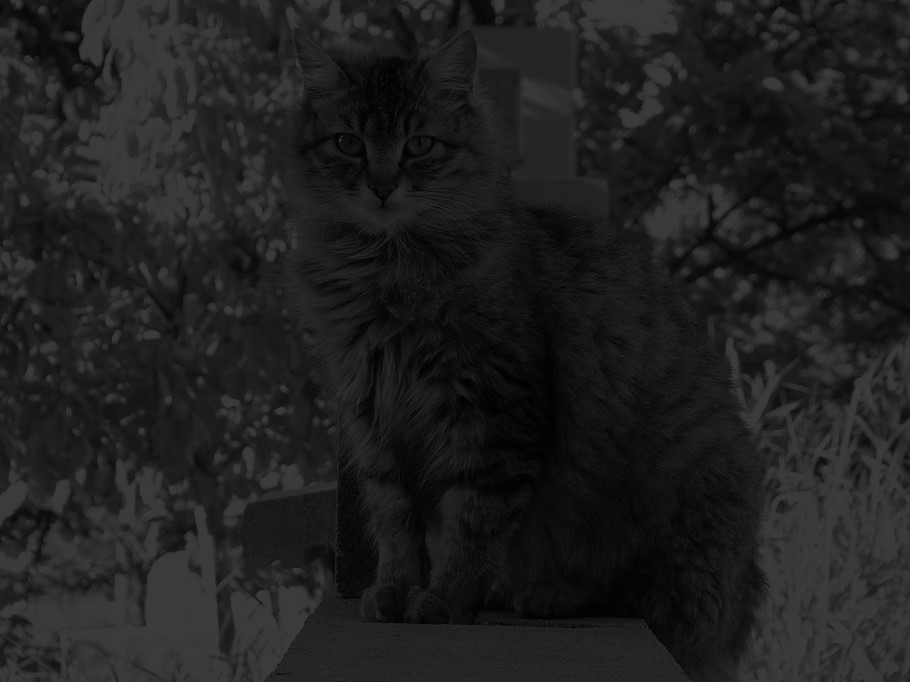
#> input picture MiKMOI/lab1/4.jpg, 910 x 682 px
$ python task4.py
#> lines starting #> are read from the running program, lines starting #| are printed output that depends on the picture
import cv2
import matplotlib.pyplot as plt
import numpy as np

# 1. Загрузка исходного изображения
image_path = '4.jpg'
img = cv2.imread(image_path, cv2.IMREAD_GRAYSCALE)
#> img is the input picture: shape (682, 910); min 0, max 64, mean 31.2

if img is None:
  raise FileNotFoundError(
      f"Ошибка: не удалось загрузить изображение"
  )

# Функция для извлечения битовых плоскостей и реконструкции из младших (0, 1, 2, 3)
def reconstruct_lower_planes(image):
  mask = 0x0F
  reconstructed = image & mask
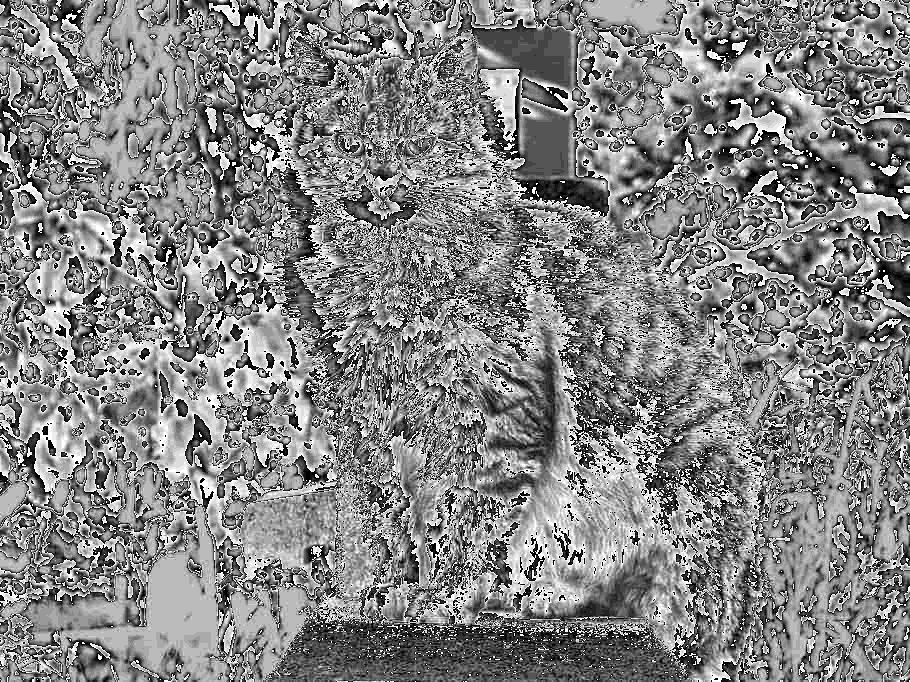
#> reconstructed: shape (682, 910); min 0, max 15, mean 7.77; drawn with min black and max white
  reconstructed_visual = cv2.normalize(
      reconstructed, None, 0, 255, cv2.NORM_MINMAX
  )
  return reconstructed, reconstructed_visual

img_lower_raw, img_lower_vis = reconstruct_lower_planes(img)

# 2. Расчет количественных метрик
def calculate_metrics(orig, recon):
  # MSE (Mean Squared Error)
  mse = np.mean((orig.astype(np.float32) - recon.astype(np.float32)) ** 2)
#> mse = 783.7

  # PSNR (Peak Signal-to-Noise Ratio)
  if mse == 0:
    psnr = float('inf')
  else:
    max_pixel = 255.0
    psnr = 20 * np.log10(max_pixel / np.sqrt(mse))
#> psnr = 19.19

  # Энтропия изображения
  def image_entropy(image):
    hist, _ = np.histogram(image.ravel(), bins=256, range=(0, 256))
#> hist = 256 values, max 21954 at index 59, min 0 at index 65, mean 2424.3
    hist = hist.astype(np.float32)
    total_pixels = image.size
#> total_pixels = 620620
    # Исключаем нулевые вероятности для избежания логарифма от нуля
    probabilities = hist[hist > 0] / total_pixels
#> probabilities = 65 values, max 0.0354 at index 59, min 1.61e-06 at index 64, mean 0.0154
    return -np.sum(probabilities * np.log2(probabilities))

  orig_entropy = image_entropy(orig)
#> orig_entropy = 5.7
  recon_entropy = image_entropy(recon)
#> recon_entropy = 3.98

  # Коэффициент сжатия
  compression_ratio = 8.0 / 4.0

  return mse, psnr, orig_entropy, recon_entropy, compression_ratio

mse_val, psnr_val, ent_orig, ent_recon, comp_ratio = calculate_metrics(img, img_lower_raw)
#> mse_val = 783.7; psnr_val = 19.19; ent_orig = 5.7; ent_recon = 3.98; comp_ratio = 2

print('--- Количественные метрики ---')
print(f'MSE: {mse_val:.2f}')
#| MSE: 783.70
print(f'PSNR: {psnr_val:.2f} дБ')
#| PSNR: 19.19 дБ
print(f'Энтропия исходного изображения: {ent_orig:.2f} бит/пиксель')
#| Энтропия исходного изображения: 5.70 бит/пиксель
print(
    f'Энтропия реконструированного изображения (младшие биты):'
    f' {ent_recon:.2f} бит/пиксель'
)
#| Энтропия реконструированного изображения (младшие биты): 3.98 бит/пиксель
print(f'Коэффициент сжатия: {comp_ratio:.1f}:1')
#| Коэффициент сжатия: 2.0:1

# 3. Визуализация (Изображения и гистограммы)
plt.figure(figsize=(14, 10))

# Исходное изображение
plt.subplot(2, 2, 1)
plt.imshow(img, cmap='gray', vmin=0, vmax=255)
plt.title('1. Исходное изображение')
plt.axis('off')

# Гистограмма исходного
plt.subplot(2, 2, 2)
plt.hist(img.ravel(), bins=256, range=[0, 256], color='gray', edgecolor='black')
plt.title('Гистограмма исходного')
plt.xlabel('Яркость')
plt.ylabel('Частота')

# Реконструированное из младших плоскостей (визуальное)
plt.subplot(2, 2, 3)
plt.imshow(img_lower_vis, cmap='gray', vmin=0, vmax=255)
plt.title('2. Реконструкция из младших плоскостей (0-3)')
plt.axis('off')

# Гистограмма реконструированного
plt.subplot(2, 2, 4)
plt.hist(
    img_lower_raw.ravel(),
    bins=16,
    range=[0, 16],
    color='gray',
    edgecolor='black',
)
plt.title('Гистограмма младших плоскостей (0-3)')
plt.xlabel('Значение (0-15)')
plt.ylabel('Частота')

plt.tight_layout()
plt.show()
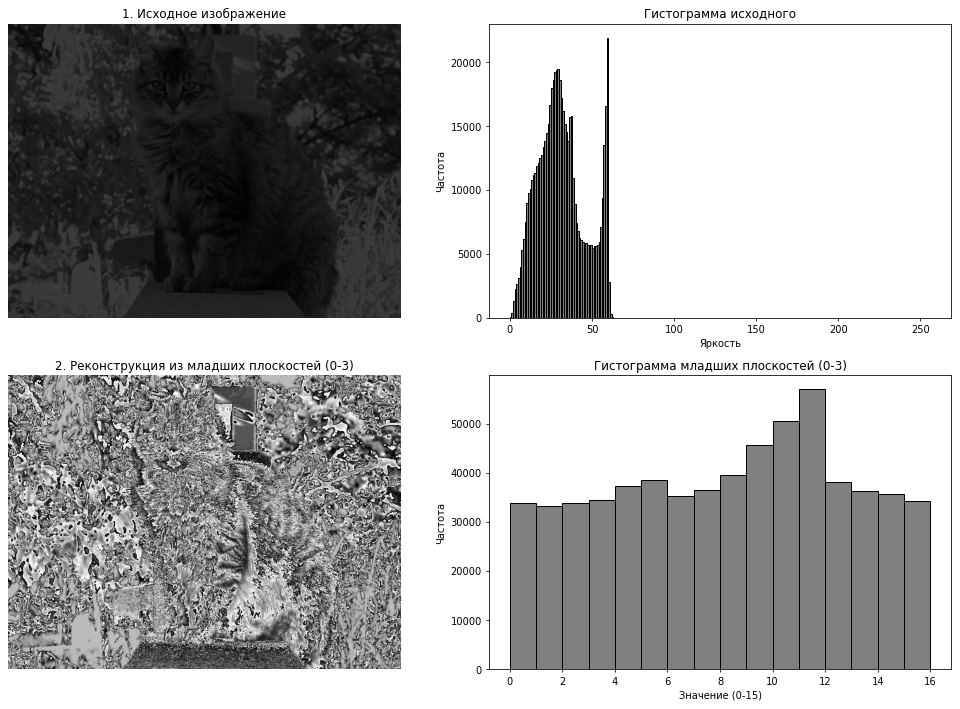
#> figure drawn by matplotlib, 4 panels; panel 2: tallest bar 21954 high, from x = 59 to 60; panel 4: tallest bar 57022 high, from x = 11 to 12
